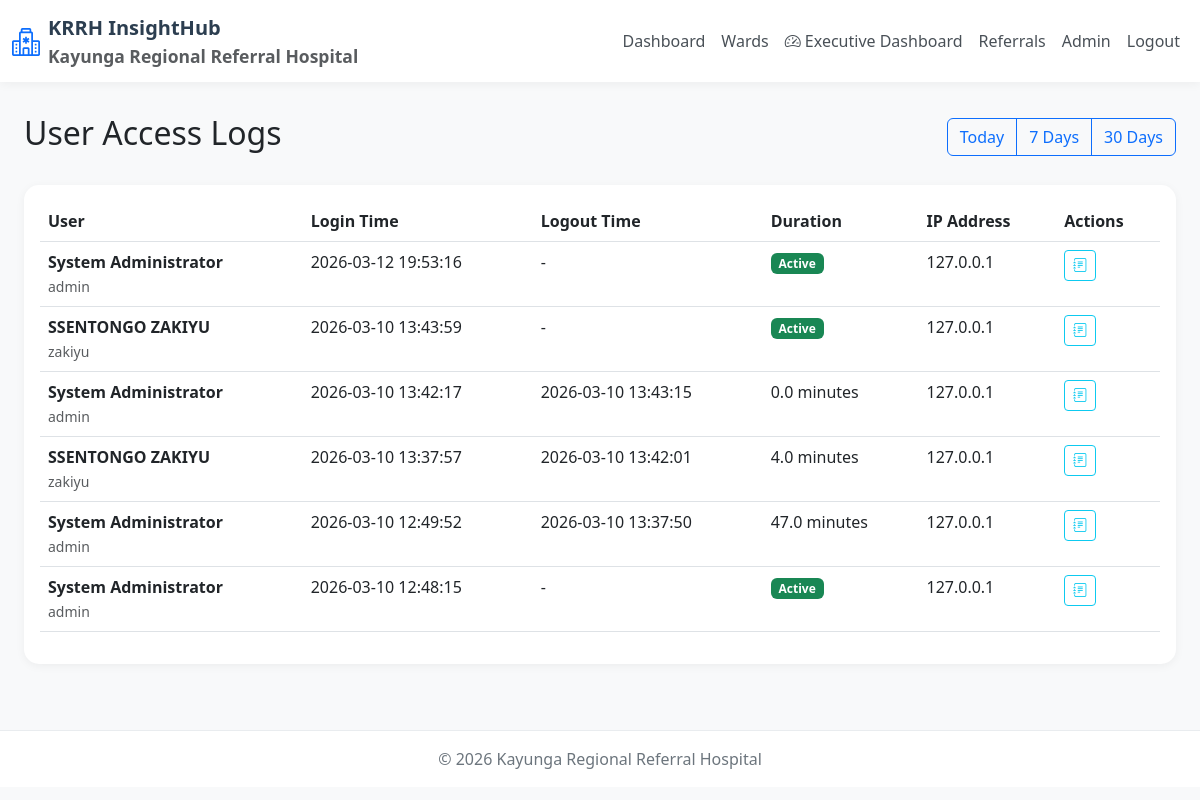
Page /admin/logs?days=30 (signed in) on the earlier database version.
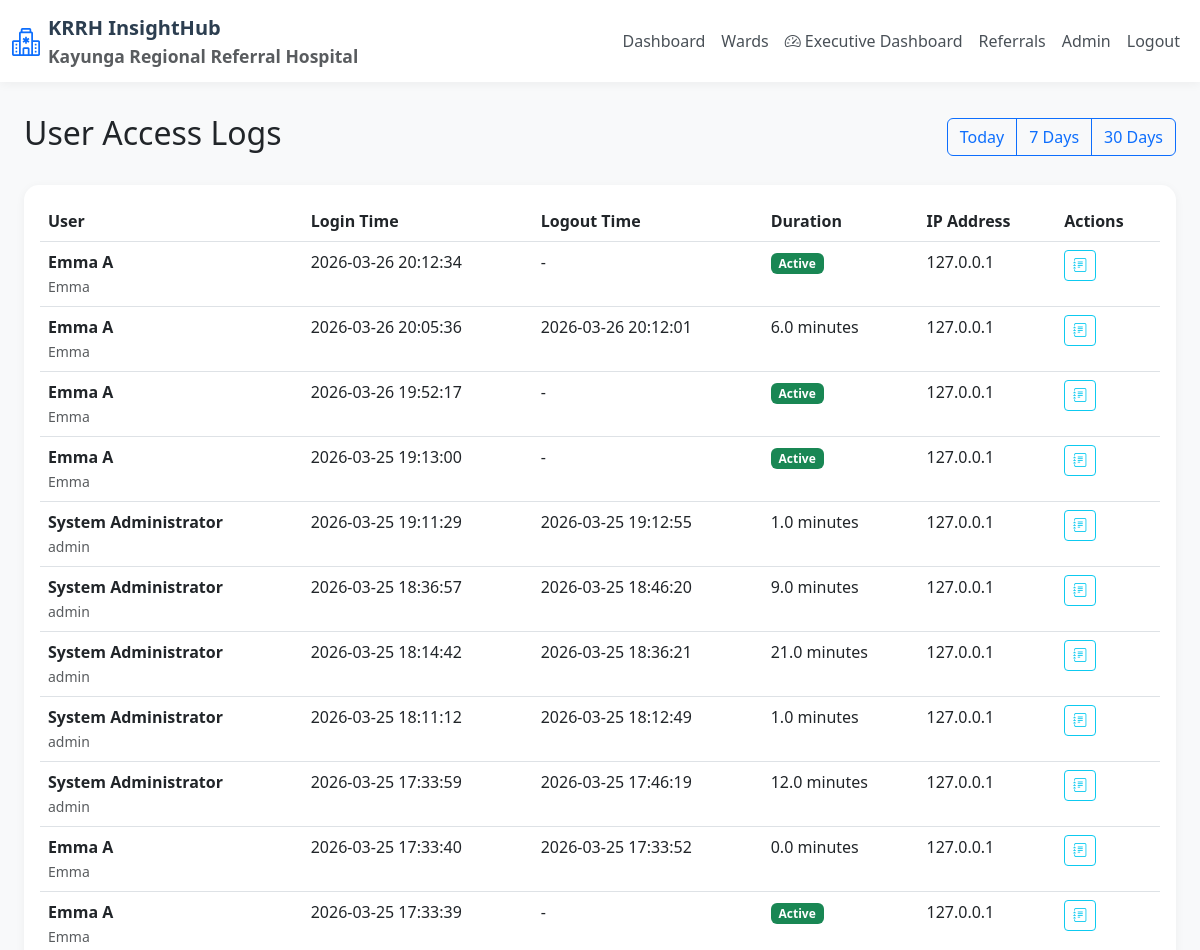
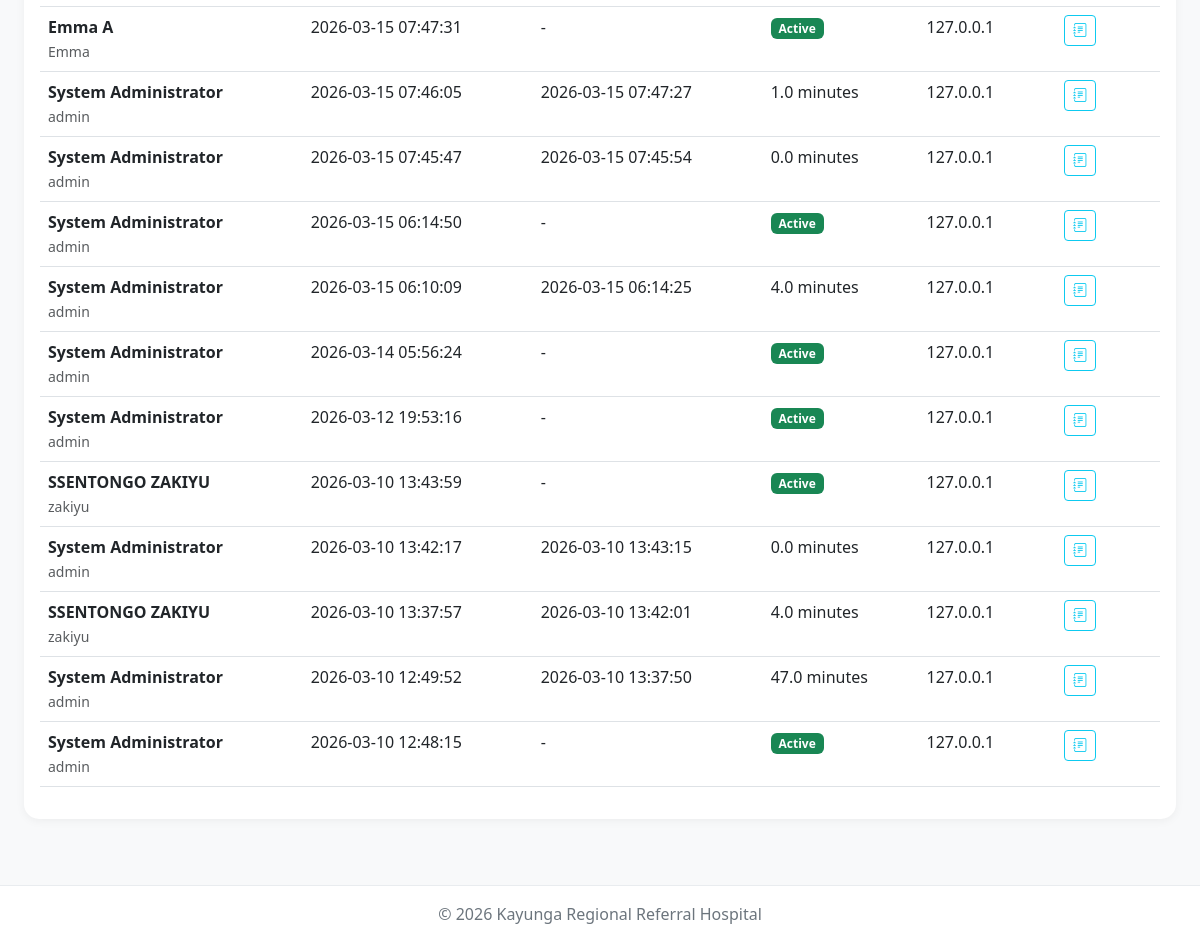
Same page on the later database version (2 pictures, top to bottom).
### models.py (models this page shows, shortened)
class UserAccessLog(db.Model):
    __tablename__ = 'user_access_logs'
    id = db.Column(db.Integer, primary_key=True)
    user_id = db.Column(db.Integer, db.ForeignKey('users.id'), nullable=False)
    login_time = db.Column(db.DateTime, default=datetime.utcnow)
    logout_time = db.Column(db.DateTime, nullable=True)
    ip_address = db.Column(db.String(45), nullable=True)
    user_agent = db.Column(db.String(200), nullable=True)
    actions = db.Column(db.Text, nullable=True)

class User(UserMixin, db.Model):
    __tablename__ = 'users'
    id = db.Column(db.Integer, primary_key=True)
    username = db.Column(db.String(80), unique=True, nullable=False)
    email = db.Column(db.String(120), unique=True, nullable=True)
    password_hash = db.Column(db.String(200), nullable=False)
    full_name = db.Column(db.String(100), nullable=False)
    role = db.Column(db.String(50), nullable=False, default='data_entry')
    department = db.Column(db.String(100), nullable=True)
    is_active = db.Column(db.Boolean, default=True)
    created_at = db.Column(db.DateTime, default=datetime.utcnow)
    last_login = db.Column(db.DateTime, nullable=True)
    access_logs = db.relationship('UserAccessLog', backref='user', lazy=True, cascade='all, delete-orphan')
    kpi_entries = db.relationship('KPIEntry', foreign_keys='KPIEntry.entered_by', backref='entered_by_user', lazy=True)
    verified_entries = db.relationship('KPIEntry', foreign_keys='KPIEntry.verified_by', backref='verifier', lazy=True)

### app.py (the view)
@app.route('/admin/logs')
@login_required
def admin_logs():
    if current_user.role != 'admin':
        flash('Access denied', 'danger')
        return redirect(url_for('dashboard'))
    days = request.args.get('days', 7, type=int)
    since = datetime.utcnow() - timedelta(days=days)
    logs = UserAccessLog.query.filter(UserAccessLog.login_time >= since).order_by(UserAccessLog.login_time.desc()).all()
    return render_template('admin/logs.html', logs=logs, days=days)

### app.py (called while the page is built)
@login_manager.user_loader
def load_user(user_id):
    return User.query.get(int(user_id))

@app.context_processor
def inject_now():
    return {'now': datetime.now(), 'datetime': datetime}

@app.context_processor
def utility_processor():
    def min_value(a, b):
        if a is None or b is None:
            return 0
        return min(a, b)
    return {'min': min_value}

### templates/admin/logs.html (shortened to what this page needs)
{% extends 'base.html' %}
{% block content %}
<div class="container-fluid">
    <div class="row mb-4">
        <div class="col-12">
            <div class="d-flex justify-content-between align-items-center">
                <h2>User Access Logs</h2>
                <div class="btn-group">
                    <a href="{{ url_for('admin_logs', days=1) }}" class="btn btn-outline-primary">Today</a>
                    <a href="{{ url_for('admin_logs', days=7) }}" class="btn btn-outline-primary">7 Days</a>
                    <a href="{{ url_for('admin_logs', days=30) }}" class="btn btn-outline-primary">30 Days</a>
                </div>
            </div>
        </div>
    </div>
    <div class="row">
        <div class="col-12">
            <div class="card">
                <div class="card-body">
                    <table class="table">
                        <thead>
                            <tr>
                                <th>User</th>
                                <th>Login Time</th>
                                <th>Logout Time</th>
                                <th>Duration</th>
                                <th>IP Address</th>
                                <th>Actions</th>
                            </tr>
                        </thead>
                        <tbody>
                            {% for log in logs %}
                            <tr>
                                <td><strong>{{ log.user.full_name }}</strong><br>
                                    <small class="text-muted">{{ log.user.username }}</small>
                                </td>
                                <td>{{ log.login_time.strftime('%Y-%m-%d %H:%M:%S') }}</td>
                                <td>{{ log.logout_time.strftime('%Y-%m-%d %H:%M:%S') if log.logout_time else '-' }}</td>
                                <td>
                                    {% if log.logout_time %}
                                        {% set duration = (log.logout_time - log.login_time).total_seconds() // 60 %}
                                        {{ duration }} minutes
                                    {% else %}
                                        <span class="badge bg-success">Active</span>
                                    {% endif %}
                                </td>
                                <td>{{ log.ip_address|default('-') }}</td>
                                <td>
                                    <button class="btn btn-sm btn-outline-info"
                                            onclick="showActions('{{ log.actions|tojson }}')">
                                        <i class="bi bi-journal-text"></i>
                                    </button>
                                </td>
                            </tr>
                            {% else %}
                            <tr>
                                <td colspan="6" class="text-center text-muted">No logs found</td>
                            </tr>
                            {% endfor %}
                        </tbody>
                    </table>
                </div>
            </div>
        </div>
    </div>
</div>
{% endblock %}

### templates/base.html (shortened to what this page needs)
<!DOCTYPE html>
<html lang="en">
<head>
    <link href="https://cdn.jsdelivr.net/npm/bootstrap@5.3.0/dist/css/bootstrap.min.css" rel="stylesheet">
    <link rel="stylesheet" href="https://cdn.jsdelivr.net/npm/bootstrap-icons@1.10.0/font/bootstrap-icons.css">
</head>
<body>
    <nav class="navbar navbar-expand-lg navbar-light">
        <div class="container-fluid">
            <a class="navbar-brand d-flex align-items-center" href="{{ url_for('dashboard') }}">
                <i class="bi bi-hospital fs-3 text-primary me-2"></i>
                <div>
                    <span class="fw-bold">KRRH InsightHub</span>
                    <small class="d-block text-muted">Kayunga Regional Referral Hospital</small>
                </div>
            </a>
            <div class="collapse navbar-collapse" id="navbarNav">
                <ul class="navbar-nav ms-auto">
                    {% if current_user.is_authenticated %}
                    <li class="nav-item">
                        <a class="nav-link" href="{{ url_for('dashboard') }}">Dashboard</a>
                    </li>
                    <li class="nav-item">
                        <a class="nav-link" href="{{ url_for('wards_list') }}">Wards</a>
                    </li>
                    <li class="nav-item">
                        <a class="nav-link" href="{{ url_for('executive_dashboard') }}">
                            <i class="bi bi-speedometer2"></i> Executive Dashboard
                        </a>
                    </li>
                    <li class="nav-item">
                        <a class="nav-link" href="{{ url_for('referral_list') }}">Referrals</a>
                    </li>
                    {% if current_user.role == 'admin' %}
                    <li class="nav-item">
                        <a class="nav-link" href="{{ url_for('admin_users') }}">Admin</a>
                    </li>
                    {% endif %}
                    <li class="nav-item">
                        <a class="nav-link" href="{{ url_for('logout') }}">Logout</a>
                    </li>
                    {% endif %}
                </ul>
            </div>
        </div>
    </nav>
    <main class="container-fluid py-3">
        {% block content %}{% endblock %}
    </main>
    <footer class="text-center py-3">
        <div class="container">
            <p class="mb-0">&copy; {{ now.year }} Kayunga Regional Referral Hospital</p>
        </div>
    </footer>
</body>
</html>

### templates/base.html (style rules this page uses)
body { background: #f8f9fa; font-family: 'Segoe UI', Tahoma, Geneva, Verdana, sans-serif; }
.navbar { background: white !important; box-shadow: 0 2px 10px rgba(0,0,0,0.05); }
.navbar-brand { font-weight: 700; color: #2c3e50 !important; }
.nav-link { color: #495057 !important; font-weight: 500; }
.card { border: none; border-radius: 15px; box-shadow: 0 2px 10px rgba(0,0,0,0.05); }
footer { background: white; border-top: 1px solid #e9ecef; color: #6c757d; margin-top: 50px; }

Differences in the rows shown:
added UserAccessLog: user.full_name "Emma A", user.username "Emma", login_time "2026-03-26 20:12:34", logout_time "-", shows "Active", ip_address "127.0.0.1"
added UserAccessLog: user.full_name "Emma A", user.username "Emma", login_time "2026-03-26 20:05:36", logout_time "2026-03-26 20:12:01", duration "6.0", ip_address "127.0.0.1"
added UserAccessLog: user.full_name "Emma A", user.username "Emma", login_time "2026-03-26 19:52:17", logout_time "-", shows "Active", ip_address "127.0.0.1"
added UserAccessLog: user.full_name "Emma A", user.username "Emma", login_time "2026-03-25 19:13:00", logout_time "-", shows "Active", ip_address "127.0.0.1"
added UserAccessLog: user.full_name "System Administrator", user.username "admin", login_time "2026-03-25 19:11:29", logout_time "2026-03-25 19:12:55", duration "1.0", ip_address "127.0.0.1"
added UserAccessLog: user.full_name "System Administrator", user.username "admin", login_time "2026-03-25 18:36:57", logout_time "2026-03-25 18:46:20", duration "9.0", ip_address "127.0.0.1"
added UserAccessLog: user.full_name "System Administrator", user.username "admin", login_time "2026-03-25 18:14:42", logout_time "2026-03-25 18:36:21", duration "21.0", ip_address "127.0.0.1"
added UserAccessLog: user.full_name "System Administrator", user.username "admin", login_time "2026-03-25 18:11:12", logout_time "2026-03-25 18:12:49", duration "1.0", ip_address "127.0.0.1"
added UserAccessLog: user.full_name "System Administrator", user.username "admin", login_time "2026-03-25 17:33:59", logout_time "2026-03-25 17:46:19", duration "12.0", ip_address "127.0.0.1"
added UserAccessLog: user.full_name "Emma A", user.username "Emma", login_time "2026-03-25 17:33:40", logout_time "2026-03-25 17:33:52", duration "0.0", ip_address "127.0.0.1"
added UserAccessLog: user.full_name "Emma A", user.username "Emma", login_time "2026-03-25 17:33:39", logout_time "-", shows "Active", ip_address "127.0.0.1"
added UserAccessLog: user.full_name "Emma A", user.username "Emma", login_time "2026-03-15 07:47:31", logout_time "-", shows "Active", ip_address "127.0.0.1"
added UserAccessLog: user.full_name "System Administrator", user.username "admin", login_time "2026-03-15 07:46:05", logout_time "2026-03-15 07:47:27", duration "1.0", ip_address "127.0.0.1"
added UserAccessLog: user.full_name "System Administrator", user.username "admin", login_time "2026-03-15 07:45:47", logout_time "2026-03-15 07:45:54", duration "0.0", ip_address "127.0.0.1"
added UserAccessLog: user.full_name "System Administrator", user.username "admin", login_time "2026-03-15 06:14:50", logout_time "-", shows "Active", ip_address "127.0.0.1"
added UserAccessLog: user.full_name "System Administrator", user.username "admin", login_time "2026-03-15 06:10:09", logout_time "2026-03-15 06:14:25", duration "4.0", ip_address "127.0.0.1"
added UserAccessLog: user.full_name "System Administrator", user.username "admin", login_time "2026-03-14 05:56:24", logout_time "-", shows "Active", ip_address "127.0.0.1"
